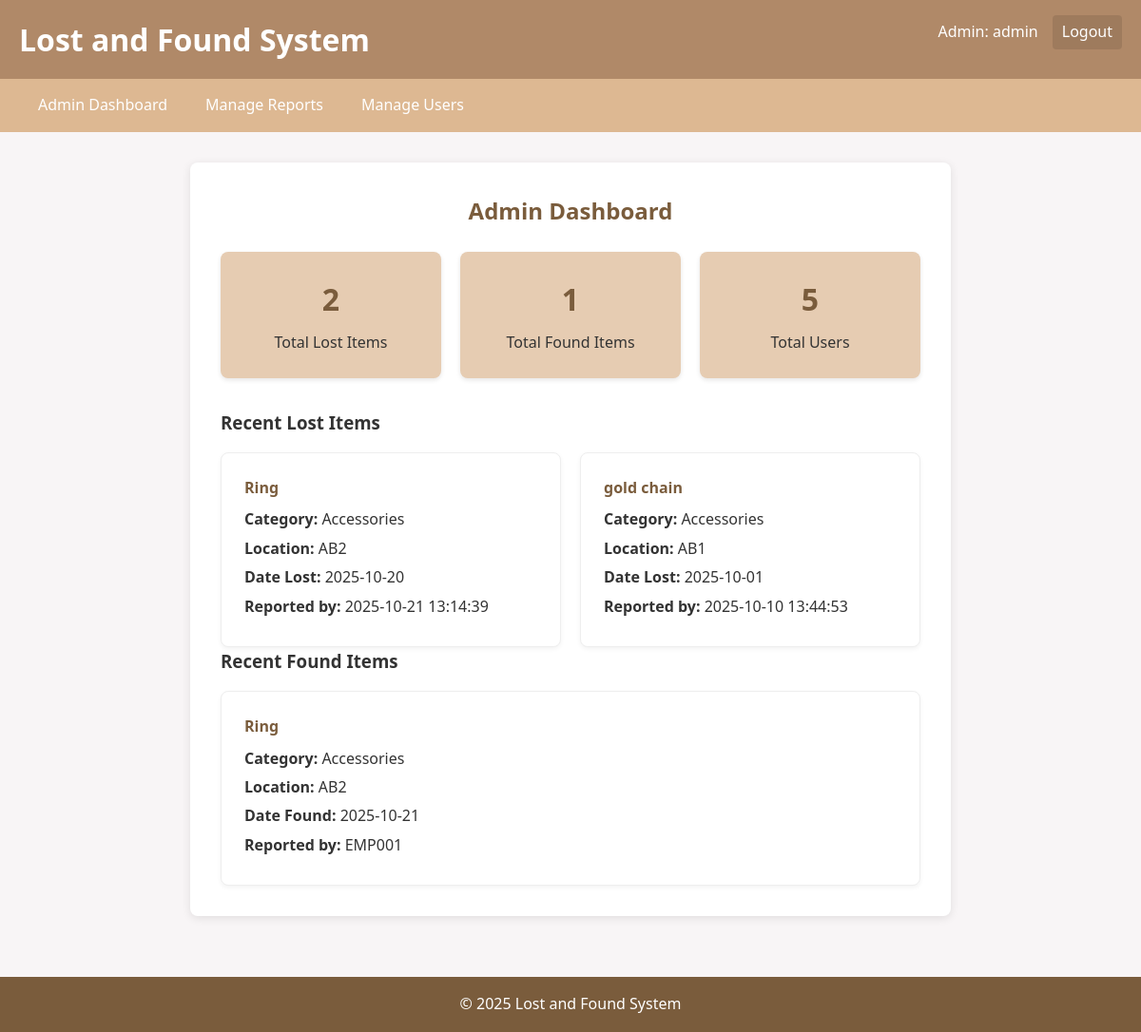
Screenshot of /admin/dashboard (signed in) with the database file from the repository.
### tables this page shows
CREATE TABLE lost_items (
            id INTEGER PRIMARY KEY AUTOINCREMENT,
            user_id INTEGER NOT NULL,
            item_name TEXT NOT NULL,
            category TEXT NOT NULL,
            description TEXT,
            location TEXT,
            date_lost DATE,
            image_path TEXT,
            created_at TIMESTAMP DEFAULT CURRENT_TIMESTAMP,
            FOREIGN KEY (user_id) REFERENCES users (id)
        );

CREATE TABLE found_items (
            id INTEGER PRIMARY KEY AUTOINCREMENT,
            user_id INTEGER NOT NULL,
            item_name TEXT NOT NULL,
            category TEXT NOT NULL,
            description TEXT,
            location TEXT,
            date_found DATE,
            created_at TIMESTAMP DEFAULT CURRENT_TIMESTAMP,
            FOREIGN KEY (user_id) REFERENCES users (id)
        );

CREATE TABLE users (
            id INTEGER PRIMARY KEY AUTOINCREMENT,
            user_id TEXT UNIQUE NOT NULL,
            created_at TIMESTAMP DEFAULT CURRENT_TIMESTAMP
        );

### app.py (the view)
@app.route('/admin/dashboard')
def admin_dashboard():
    if 'admin_id' not in session:
        return redirect(url_for('admin_login'))
    conn = sqlite3.connect(DATABASE)
    cursor = conn.cursor()
    cursor.execute("SELECT COUNT(*) FROM lost_items")
    total_lost = cursor.fetchone()[0]
    cursor.execute("SELECT COUNT(*) FROM found_items")
    total_found = cursor.fetchone()[0]
    cursor.execute("SELECT COUNT(*) FROM users")
    total_users = cursor.fetchone()[0]
    cursor.execute("""
        SELECT l.*, u.user_id FROM lost_items l
        JOIN users u ON l.user_id = u.id
        ORDER BY l.created_at DESC
        LIMIT 5
    """)
    recent_lost = cursor.fetchall()
    cursor.execute("""
        SELECT f.*, u.user_id FROM found_items f
        JOIN users u ON f.user_id = u.id
        ORDER BY f.created_at DESC
        LIMIT 5
    """)
    recent_found = cursor.fetchall()
    conn.close()
    return render_template('admin_dashboard.html',
                          total_lost=total_lost,
                          total_found=total_found,
                          total_users=total_users,
                          recent_lost=recent_lost,
                          recent_found=recent_found)

### templates/admin_dashboard.html (shortened to what this page needs)
{% extends "base.html" %}
{% block content %}
<div class="admin-dashboard">
    <h2>Admin Dashboard</h2>
    <div class="stats-container">
        <div class="stat-card">
            <h3>{{ total_lost }}</h3>
            <p>Total Lost Items</p>
        </div>
        <div class="stat-card">
            <h3>{{ total_found }}</h3>
            <p>Total Found Items</p>
        </div>
        <div class="stat-card">
            <h3>{{ total_users }}</h3>
            <p>Total Users</p>
        </div>
    </div>
    <div class="recent-reports">
        <h3>Recent Lost Items</h3>
        {% if recent_lost %}
            <div class="items-list">
                {% for item in recent_lost %}
                    <div class="item-card">
                        <h4>{{ item[2] }}</h4>
                        <p><strong>Category:</strong> {{ item[3] }}</p>
                        <p><strong>Location:</strong> {{ item[5] }}</p>
                        <p><strong>Date Lost:</strong> {{ item[6] }}</p>
                        <p><strong>Reported by:</strong> {{ item[8] }}</p>
                    </div>
                {% endfor %}
            </div>
        {% else %}
            <p>No lost items reported yet.</p>
        {% endif %}
    </div>
    <div class="recent-reports">
        <h3>Recent Found Items</h3>
        {% if recent_found %}
            <div class="items-list">
                {% for item in recent_found %}
                    <div class="item-card">
                        <h4>{{ item[2] }}</h4>
                        <p><strong>Category:</strong> {{ item[3] }}</p>
                        <p><strong>Location:</strong> {{ item[5] }}</p>
                        <p><strong>Date Found:</strong> {{ item[6] }}</p>
                        <p><strong>Reported by:</strong> {{ item[8] }}</p>
                    </div>
                {% endfor %}
            </div>
        {% else %}
            <p>No found items reported yet.</p>
        {% endif %}
    </div>
</div>
{% endblock %}

### static/css/style.css (style rules this page uses)
:root { --light-beige: #e6ccb2; --medium-beige: #ddb892; --dark-beige: #b08968; --light-brown: #9c6644; --dark-brown: #7a5c3c; }
* { margin: 0; padding: 0; box-sizing: border-box; }
body { font-family: 'Segoe UI', Tahoma, Geneva, Verdana, sans-serif; background-color: #f8f5f6; color: #333; line-height: 1.6; }
.login-container, .report-form, .search-page, .my-reports, .admin-dashboard, .admin-reports, .admin-users { background-color: white; padding: 2rem; border-radius: 8px; box-shadow: 0 2px 10px rgba(0,0,0,0.1); max-width: 800px; margin: 0 auto; }
h2 { color: var(--dark-brown); margin-bottom: 1.5rem; text-align: center; }
.items-list { display: grid; grid-template-columns: repeat(auto-fit, minmax(300px, 1fr)); gap: 20px; margin-top: 1rem; }
.item-card { background-color: white; border: 1px solid #eee; border-radius: 8px; padding: 1.5rem; box-shadow: 0 2px 5px rgba(0,0,0,0.05); }
.item-card h4 { color: var(--dark-brown); margin-bottom: 0.5rem; }
.item-card p { margin-bottom: 0.3rem; }
.stats-container { display: grid; grid-template-columns: repeat(auto-fit, minmax(200px, 1fr)); gap: 20px; margin-bottom: 2rem; }
.stat-card { background-color: var(--light-beige); padding: 1.5rem; border-radius: 8px; text-align: center; box-shadow: 0 2px 5px rgba(0,0,0,0.1); }
.stat-card h3 { font-size: 2rem; color: var(--dark-brown); margin-bottom: 0.5rem; }

### rows the page displays
lost_items: item_name "Ring", category "Accessories", location "AB2", date_lost "2025-10-20", created_at "2025-10-21 13:14:39"
lost_items: item_name "gold chain", category "Accessories", location "AB1", date_lost "2025-10-01", created_at "2025-10-10 13:44:53"
found_items: item_name "Ring", category "Accessories", location "AB2", date_found "2025-10-21", user_id "EMP001"

### other values shown
{{ session.admin_id }} "admin"
{{ total_lost }} "2"
{{ total_found }} "1"
{{ total_users }} "5"
